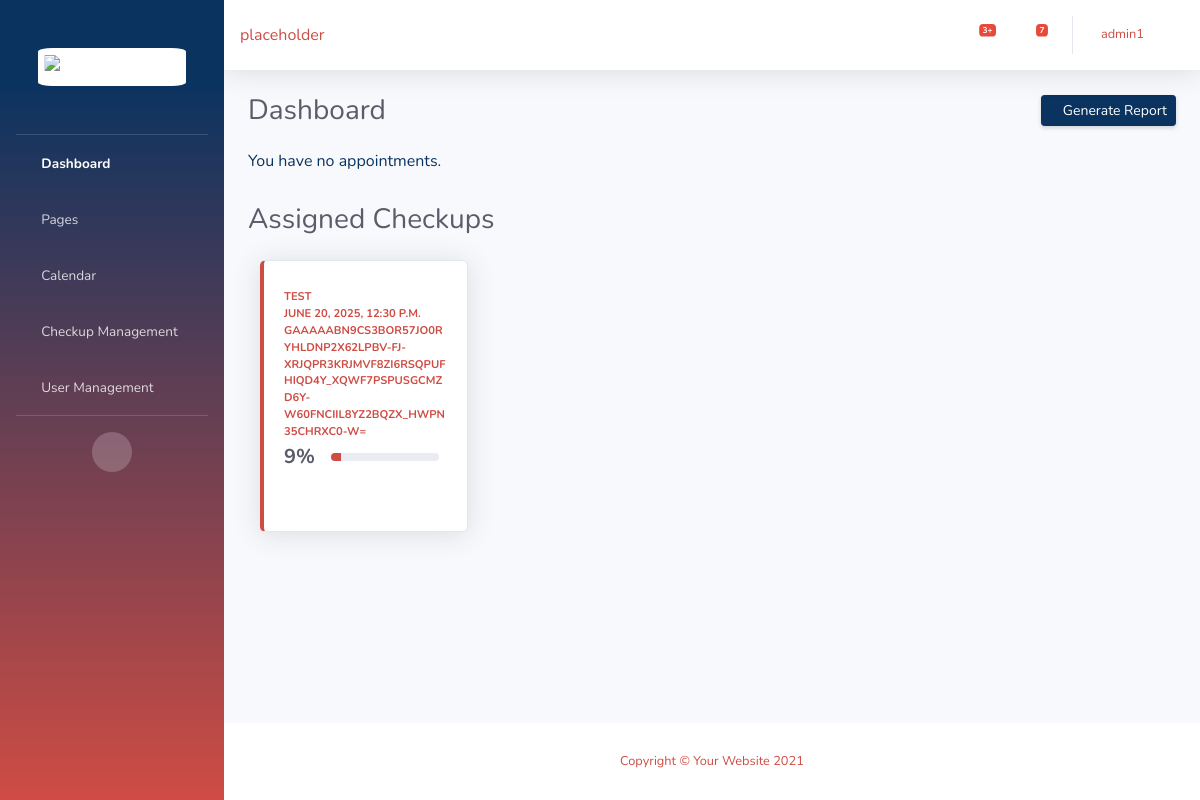
Screenshot of /home/ (signed in) with the database file from the repository.
### app/models.py (models this page shows, shortened)
class Checkup(models.Model):
    customer = models.ForeignKey(User, on_delete=models.CASCADE, blank=True,null=True)
    name = models.CharField(max_length=50,default="Unnamed")
    address = EncryptedCharField(max_length=100)
    contact = EncryptedCharField(max_length=150,blank=True,null=True)
    status = models.CharField(max_length=50,default='Pending')
    inspectors = models.ManyToManyField(User, related_name='inspector', default=1)
    startDT = models.DateTimeField(null=True)
    departDT = models.DateTimeField(null=True)
    comments = models.TextField(blank=True,null=True)
    def completion_percentage(self):
        total_items = self.items.count()
        if total_items == 0:
            return 0
        completed_items = self.items.filter(is_completed=True).count()
        return round((completed_items / total_items) * 100)

### app/views.py (the view)
# urls.py: 2. Add a URL to urlpatterns:  path('', views.home, name='home')
@login_required
def home(request):
    if (request.user.is_authenticated != True):
        print("You not logged in")
        return redirect('login')
    yourCheckups = Checkup.objects.filter(customer=request.user)
    assignedCheckups = Checkup.objects.filter(inspectors=request.user)
    context = {'assignedChecks':assignedCheckups,'yourChecks':yourCheckups}
    return render(request, 'base.html', Context(request,context))

### app/models.py (called while the page is built)
def Context(request, extra=None):
    BasicContext = {'user':request.user}
    if extra != None:
        return {k: v for d in (BasicContext, extra) for k, v in d.items()}
    else:
        return BasicContext

### app/templates/base.html (shortened to what this page needs)
<!DOCTYPE html>
{% load static %}
<html lang="en">
  <head>
    <link
      href="{% static 'vendor/fontawesome-free/css/all.min.css' %}"
      rel="stylesheet"
      type="text/css"
    />
    <link href="{% static 'css/sb-admin-2.css' %}" rel="stylesheet" />
  </head>
  <body id="page-top">
    <div id="wrapper">
      <ul class="navbar-nav bg-gradient-primary sidebar sidebar-dark accordion" id="accordionSidebar">
        <a
          class="sidebar-brand d-flex align-items-center justify-content-center"
          href="https://www.rebelcheck.com/"
          target="_blank"
        >
          <div class="sidebar-brand-text mx-3">
            <img src="{% static 'img/RebelCheckLogo.png' %}" alt="Rebel Check" class="RebCheckLogo" />
          </div>
        </a>
        <hr class="sidebar-divider my-0" />
        <li class="nav-item active">
          <a class="nav-link" href="{% url 'Home' %}">
            <i class="fas fa-fw fa-tachometer-alt"></i>
            <span>Dashboard</span></a
          >
        </li>
        <li class="nav-item">
          <a
            class="nav-link collapsed"
            href="#"
            data-toggle="collapse"
            data-target="#collapsePages"
            aria-expanded="true"
            aria-controls="collapsePages"
          >
            <i class="fas fa-fw fa-folder"></i>
            <span>Pages</span>
          </a>
        </li>
        <li class="nav-item">
          <a class="nav-link" href="{% url 'calendar' %}">
            <i class="fas fa-fw fa-table"></i>
            <span>Calendar</span></a
          >
        </li>
        {% if user.groups.all.0.name == 'Inspector' %}
        <li class="nav-item">
          <a class="nav-link" href="{% url 'management' %}">
            <i class="fas fa-fw fa-wrench"></i>
            <span>Checkup Management</span></a
          >
        </li>
        <li class="nav-item">
          <a class="nav-link" href="{% url 'accounts' %}">
            <i class="fas fa-user fa-sm fa-fw"></i>
            <span>User Management</span></a
          >
        </li>
        {% endif %}
        <hr class="sidebar-divider d-none d-md-block" />
        <div class="text-center d-none d-md-inline">
          <button class="rounded-circle border-0" id="sidebarToggle"></button>
        </div>
      </ul>
      <div id="content-wrapper" class="d-flex flex-column">
        <div id="content">
          <nav class="navbar navbar-expand navbar-light bg-white topbar mb-4 static-top shadow">
            <div class="input-group">placeholder</div>
            <ul class="navbar-nav ml-auto">
              <li class="nav-item dropdown no-arrow mx-1">
                <a
                  class="nav-link dropdown-toggle"
                  href="#"
                  id="alertsDropdown"
                  role="button"
                  data-toggle="dropdown"
                  aria-haspopup="true"
                  aria-expanded="false"
                >
                  <i class="fas fa-bell fa-fw"></i>
                  <span class="badge badge-danger badge-counter">3+</span>
                </a>
              </li>
              <li class="nav-item dropdown no-arrow mx-1">
                <a
                  class="nav-link dropdown-toggle"
                  href="#"
                  id="messagesDropdown"
                  role="button"
                  data-toggle="dropdown"
                  aria-haspopup="true"
                  aria-expanded="false"
                >
                  <i class="fas fa-envelope fa-fw"></i>
                  <span class="badge badge-danger badge-counter">7</span>
                </a>
              </li>
              <li class="nav-item dropdown no-arrow">
                <a
                  class="nav-link dropdown-toggle"
                  href="#"
                  id="userDropdown"
                  role="button"
                  data-toggle="dropdown"
                  aria-haspopup="true"
                  aria-expanded="false"
                >
                  <span class="mr-2 d-none d-lg-inline text-gray-600 small">{{ user.username }}</span>
                  <i class="fas fa-fw fa-cog"></i>
                </a>
              </li>
            </ul>
          </nav>
          {% block content %}
          <div class="container-fluid">
            <div class="d-sm-flex align-items-center justify-content-between mb-4">
              <h1 class="h3 mb-0 text-gray-800">Dashboard</h1>
              <a href="#" class="d-none d-sm-inline-block btn btn-sm btn-primary shadow-sm"
                ><i class="fas fa-download fa-sm text-white-50"></i> Generate Report</a
              >
            </div>
            {% if yourChecks.count == 0 %}
            <h6 class="BLUE">You have no appointments.</h6>
            {% endif %}
            <div class="row">
            </div>
            {% if user.groups.all.0.name == 'Inspector' %}
            <div class="d-sm-flex align-items-center justify-content-between mb-4">
              <h1 class="h3 mb-0 text-gray-800">Assigned Checkups</h1>
            </div>
            {% for i in assignedChecks %}{% if i.status != Complete %}
            <div class="col-xl-3 col-md-6 mb-4">
              <div class="card border-left-info shadow h-100 py-2">
                <div class="card-body">
                  <a href="{% url 'Edit' checkup_id=i.id %}">
                    <div class="row no-gutters align-items-center">
                      <div class="col mr-2">
                        <div class="text-xs font-weight-bold text-info text-uppercase mb-1">
                          {{ i.name }}<br />{{ i.startDT }}<br />{{ i.address }}
                        </div>
                        <div class="row no-gutters align-items-center">
                          <div class="col-auto">
                            <div class="h5 mb-0 mr-3 font-weight-bold text-gray-800">
                              {{ i.completion_percentage }}%
                            </div>
                          </div>
                          <div class="col">
                            <div class="progress progress-sm mr-2">
                              <div
                                class="progress-bar bg-info"
                                role="progressbar"
                                style="width: {{ i.completion_percentage }}%"
                                aria-valuenow="50"
                                aria-valuemin="0"
                                aria-valuemax="100"
                              ></div>
                            </div>
                          </div>
                        </div>
                      </div>
                      <div class="col-auto">
                        <i class="fas fa-clipboard-list fa-2x text-gray-300"></i>
                      </div>
                    </div>
                  </a>
                </div>
              </div>
            </div>
            {% endif %} {% endfor %} {% endif %}
          </div>
          {% endblock %}
        </div>
        <footer class="sticky-footer bg-white">
          <div class="container my-auto">
            <div class="copyright text-center my-auto">
              <span>Copyright &copy; Your Website 2021</span>
            </div>
          </div>
        </footer>
      </div>
    </div>
  </body>
</html>

### rows the page displays
Checkup: name "TEST", startDT "JUNE 20, 2025, 12:30 P.M.", address "GAAAAABN9CS3BOR57JO0RYHLDNP2X62LPBV-FJ-XRJQPR3KRJMVF8ZI6RSQPUFHIQD4Y_XQWF7PSPUSGCMZD6Y-W60FNCIIL8YZ2BQZX_HWPN35CHRXC0-W=", completion_percentage "9"

### other values shown
{{ user.username }} "admin1"
